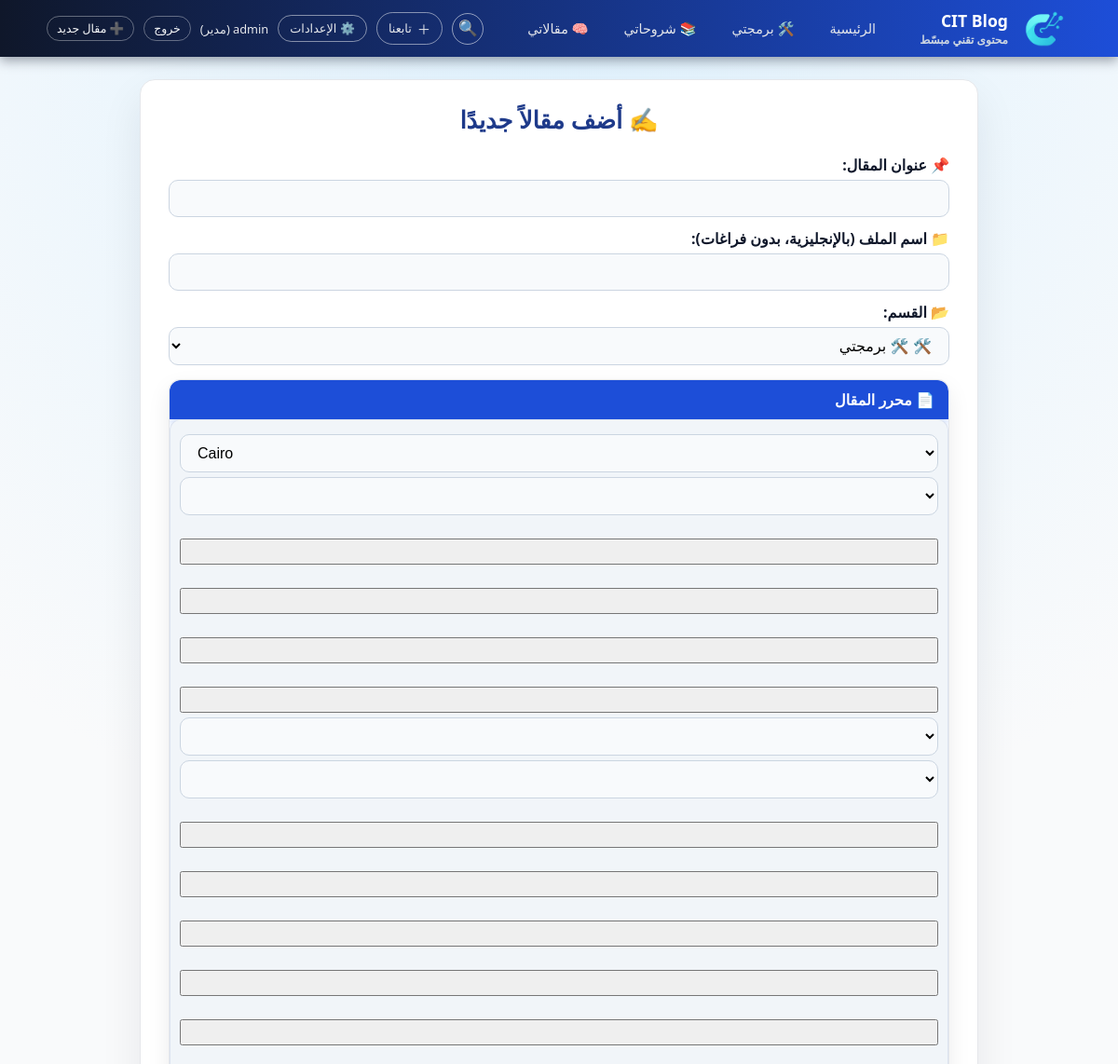
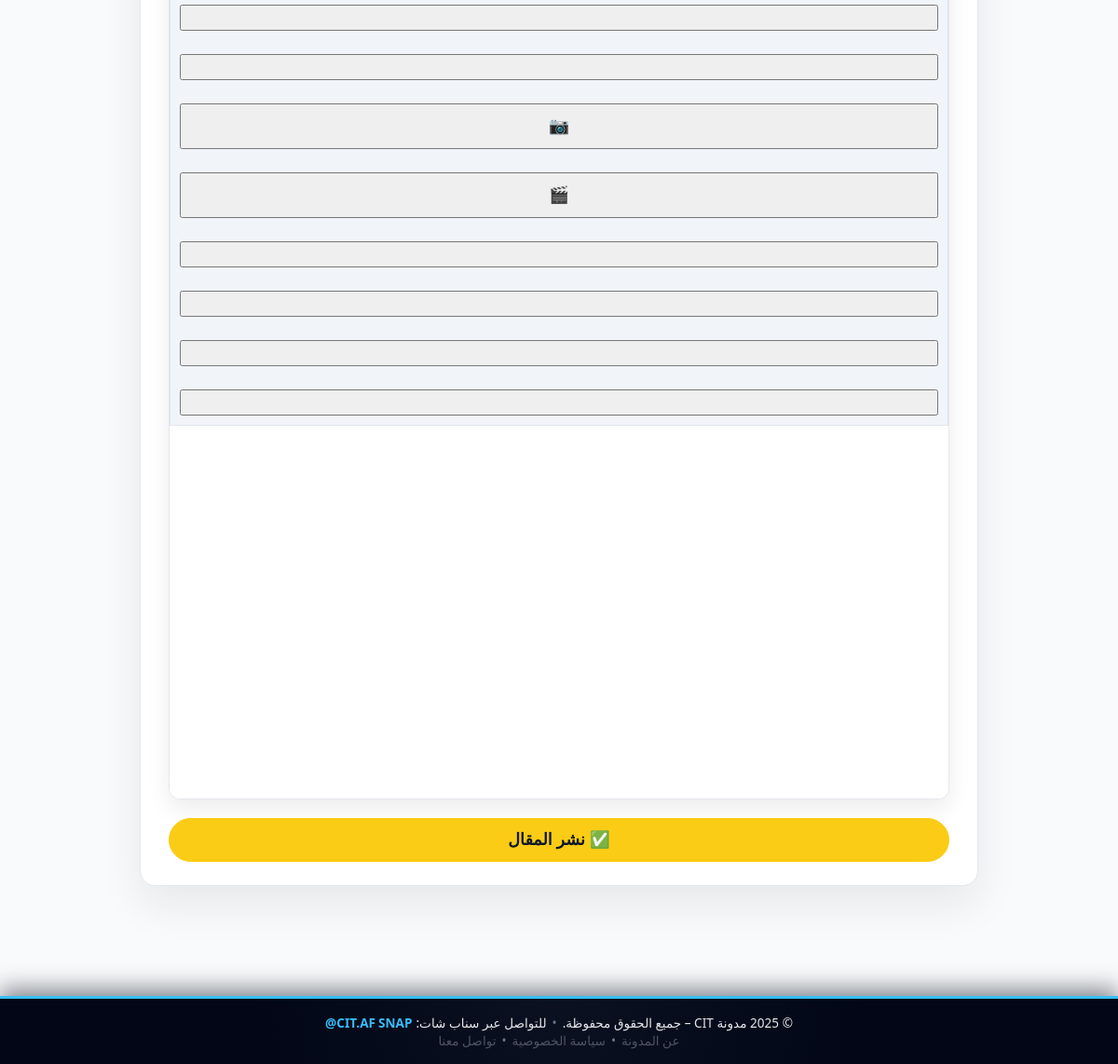
Screenshot of /form (signed in) with the database file from the repository (2 pictures, top to bottom).
### tables this page shows
CREATE TABLE categories (
            id INTEGER PRIMARY KEY AUTOINCREMENT,
            name TEXT NOT NULL,
            slug TEXT UNIQUE NOT NULL,
            folder TEXT UNIQUE NOT NULL,
            is_active INTEGER DEFAULT 1,
            sort_order INTEGER DEFAULT 0,
            created_at TEXT
        );

### app.py (the view)
@app.route("/form")
@login_required
def form():
    if session.get("role") != "admin":
        return "🚫 غير مسموح لك بإنشاء المقالات", 403
    categories = get_categories()
    return render_template("form.html", categories=categories)

### app.py (called while the page is built)
def get_categories():
    conn = sqlite3.connect(DB_PATH)
    conn.row_factory = sqlite3.Row
    c = conn.cursor()
    c.execute("""
        SELECT id, name, slug, folder, is_active, sort_order
        FROM categories
        WHERE is_active = 1
        ORDER BY sort_order ASC, id ASC
    """)
    rows = [dict(r) for r in c.fetchall()]
    conn.close()
    return rows

def get_pending_count():
    try:
        conn = sqlite3.connect(DB_PATH)
        c = conn.cursor()
        c.execute("SELECT COUNT(*) FROM users WHERE status = 'pending'")
        (count,) = c.fetchone()
        conn.close()
        return count or 0
    except Exception:
        return 0

@app.context_processor
def inject_globals():
    is_admin = (session.get("logged_in") and session.get("role") == "admin")
    try:
        categories = get_categories()
    except Exception:
        categories = []
    return {
        "is_admin": is_admin,
        "pending_count": get_pending_count() if is_admin else 0,
        "categories": categories,
    }

def login_required(f):
    @wraps(f)
    def decorated(*args, **kwargs):
        if not session.get("logged_in"):
            return redirect(url_for("auth_page"))
        return f(*args, **kwargs)
    return decorated

### templates/form.html (shortened to what this page needs)
{% extends "base.html" %}
{% block content %}
<section class="form-section form-card">
  <h2 class="form-title">✍️ أضف مقالاً جديدًا</h2>
  <form method="POST" action="/submit" id="postForm" class="form-add-post">
    <label for="title">📌 عنوان المقال:</label>
    <input type="text" name="title" id="title" required>
    <label for="filename">📁 اسم الملف (بالإنجليزية، بدون فراغات):</label>
    <input type="text" name="filename" id="filename" required>
    <label for="category">📂 القسم:</label>
    <select name="category" id="category" required>
      {% if categories %}
        {% for cat in categories %}
          {% set icon = '📂' %}
          {% if 'برمج' in cat.name %}{% set icon = '🛠️' %}
          {% elif 'شروح' in cat.name %}{% set icon = '📚' %}
          {% elif 'مقال' in cat.name %}{% set icon = '🧠' %}
          {% elif 'خدم' in cat.name %}{% set icon = '💡' %}
          {% elif 'ذكاء' in cat.name %}{% set icon = '🤖' %}
          {% endif %}
          <option value="{{ cat.folder }}">{{ icon }} {{ cat.name }}</option>
        {% endfor %}
      {% else %}
        <option disabled>لا توجد أقسام حالياً</option>
      {% endif %}
    </select>
    <div class="editor-card">
      <div class="editor-header">📄 محرر المقال</div>
      <div id="toolbar" class="ql-toolbar ql-snow custom-toolbar">
        <div class="toolbar-row">
          <span class="ql-formats">
            <select class="ql-font">
              <option value="cairo" selected>Cairo</option>
            </select>
            <select class="ql-size">
              <option selected></option>
              <option value="large">كبير</option>
            </select>
          </span>
          <span class="ql-formats">
            <button class="ql-bold"></button>
            <button class="ql-italic"></button>
            <button class="ql-underline"></button>
            <button class="ql-strike"></button>
          </span>
          <span class="ql-formats">
            <select class="ql-color"></select>
            <select class="ql-background"></select>
          </span>
        </div>
        <div class="toolbar-row">
          <span class="ql-formats">
            <button class="ql-list" value="ordered"></button>
            <button class="ql-list" value="bullet"></button>
          </span>
          <span class="ql-formats">
            <button class="ql-align" value=""></button>
            <button class="ql-align" value="center"></button>
            <button class="ql-align" value="right"></button>
            <button class="ql-align" value="justify"></button>
          </span>
          <span class="ql-formats">
            <button class="ql-blockquote"></button>
          </span>
          <span class="ql-formats">
            <button type="button" class="ql-uploadImage" title="رفع صورة من جهازك">📷</button>
            <button type="button" class="ql-uploadVideo" title="إدراج فيديو YouTube">🎬</button>
            <button class="ql-link"></button>
            <button class="ql-image"></button>
            <button class="ql-video"></button>
          </span>
          <span class="ql-formats">
            <button class="ql-clean"></button>
          </span>
        </div>
      </div>
      <div id="editor" class="editor-area"></div>
    </div>
    <button type="submit" class="btn" style="margin-top:20px;">✅ نشر المقال</button>
  </form>
</section>
<link href="https://cdn.quilljs.com/1.3.6/quill.snow.css" rel="stylesheet">
{% endblock %}

### templates/base.html (shortened to what this page needs)
<!DOCTYPE html>
<html lang="ar" dir="rtl">
<head>
  <link rel="stylesheet" href="{{ url_for('static', filename='styles.css') }}">
</head>
<body>
<header class="site-header">
  <div class="container header-bar">
    <div class="header-right">
      <a href="{{ url_for('index') }}" class="logo-link">
        <img src="{{ url_for('static', filename='assets/logo/logo.png') }}"
             class="logo-img" alt="CIT Logo">
        <div class="logo-text-block">
          <span class="logo-text-main">CIT Blog</span>
          <span class="logo-text-sub">محتوى تقني مبسّط</span>
        </div>
      </a>
    </div>
    <nav class="main-nav">
      <a href="{{ url_for('index') }}"
         class="nav-link {% if request.path == url_for('index') %}is-active{% endif %}">
        الرئيسية
      </a>
      {% if categories %}
        {% for cat in categories %}
          <a href="/{{ cat.slug }}"
             class="nav-link {% if request.path == '/' + cat.slug %}is-active{% endif %}">
            {{ cat.name }}
          </a>
        {% endfor %}
      {% endif %}
    </nav>
    <div class="header-actions">
      <button type="button"
              class="icon-btn search-toggle"
              id="searchToggle"
              aria-label="بحث في المدونة">
        🔍
      </button>
      <div class="follow-menu">
        <button type="button" class="follow-btn">
          <span class="follow-plus">＋</span>
          <span>تابعنا</span>
        </button>
      </div>
      {% if session.get('logged_in') and session.get('role') == 'admin' %}
        <div class="follow-menu settings-menu">
          <button type="button" class="follow-btn">
            ⚙️ الإعدادات
          </button>
        </div>
      {% endif %}
      {% if session.get('logged_in') %}
        <span class="user-name">
          {{ session.get('username') }}
          {% if session.get('role') == 'admin' %}(مدير){% endif %}
        </span>
        <a href="{{ url_for('logout') }}" class="btn-link btn-small">خروج</a>
        {% if session.get('role') == 'admin' %}
          <a href="{{ url_for('form') }}" class="btn-link btn-small">
            ➕ مقال جديد
          </a>
        {% endif %}
      {% else %}
        <a href="{{ url_for('auth_page') }}" class="btn-link btn-small">
          دخول / تسجيل
        </a>
      {% endif %}
    </div>
  </div>
</header>
  <main class="container">
    {% block content %}{% endblock %}
  </main>
  <footer class="site-footer">
    <div class="footer-inner">
      <span class="footer-copy">
        © {{ current_year|default(2025) }} مدونة CIT – جميع الحقوق محفوظة.
      </span>
      <span class="footer-separator">•</span>
      <span class="footer-contact">
        للتواصل عبر سناب شات:
        <a
          href="https://www.snapchat.com/add/cit.af?share_id=PI1obN8IQzeiXuLQkedVqw&locale=ar_SA@calendar=gregorian;numbers=latn"
          target="_blank"
          rel="noopener noreferrer"
          class="footer-snap-link"
        >
          SNAP <span class="footer-snap-user">@CIT.AF</span>
        </a>
      </span>
    </div>
    <div class="footer-inner footer-links-row">
      <a href="{{ url_for('about_page') }}" class="footer-link">
        عن المدونة
      </a>
      <span class="footer-separator">•</span>
      <a href="{{ url_for('privacy_page') }}" class="footer-link">
        سياسة الخصوصية
      </a>
      <span class="footer-separator">•</span>
      <a href="{{ url_for('contact_page') }}" class="footer-link">
        تواصل معنا
      </a>
    </div>
  </footer>
</body>
</html>

### rows the page displays
categories: name "🛠️ برمجتي"
categories: name "📚 شروحاتي"
categories: name "🧠 مقالاتي"

### other values shown
{{ session.get('username') }} "admin"
form field category "🛠️ 🛠️ برمجتي"
